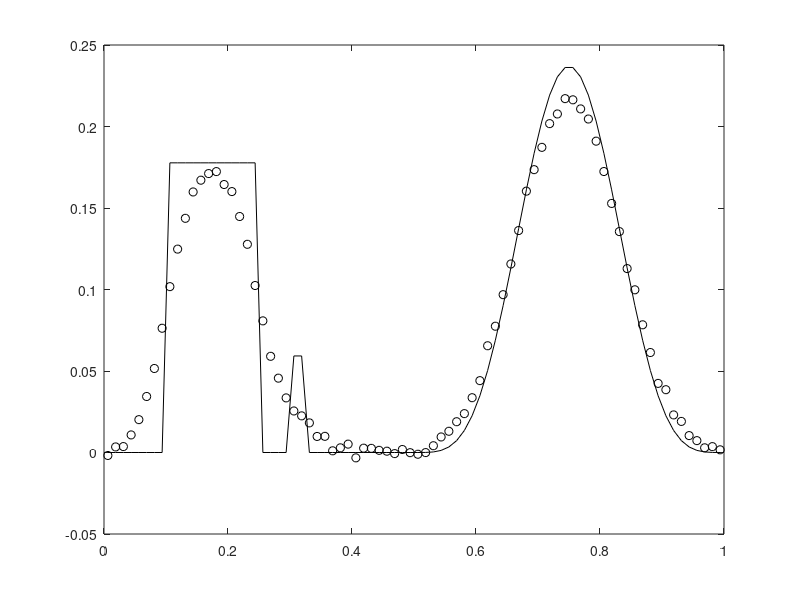
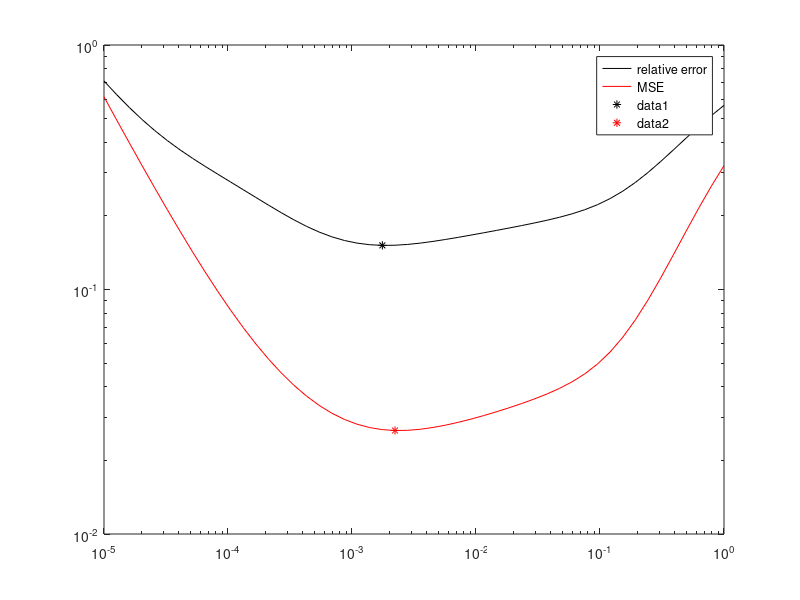
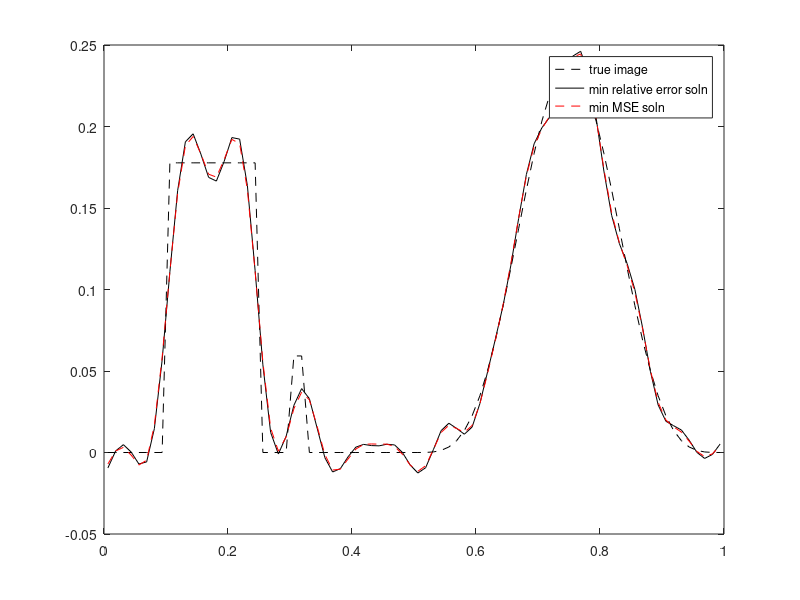

Source code (MATLAB) for these figures, in order:
%  
%  1d image deblurring inverse problem with Dirichlet boundary conditions.
%
clear all, close all
n = 80; %%%input(' No. of grid points = ');
h = 1/n;
t = [h/2:h:1-h/2]';
sig = .05; %%%input(' Kernel width sigma = ');
kernel = (1/sqrt(pi)/sig) * exp(-(t-h/2).^2/sig^2);
A = toeplitz(kernel)*h;

% Set up true solution x_true and data b = A*x_true + error.
x_true = .75*(.1<t&t<.25) + .25*(.3<t&t<.32) + (.5<t&t<1).*sin(2*pi*t).^4;
x_true = x_true/norm(x_true);
Ax = A*x_true;
err_lev = 2; %%%input(' Percent error in data = ');
sigma = err_lev/100 * norm(Ax) / sqrt(n);
rng(0) % Use randn('seed',0) for old version of MATLAB
eta =  sigma * randn(n,1);
b = Ax + eta;
figure(1), 
  plot(t,x_true,'k',t,b,'ko')
  %legend('true image','blurred, noisy data','Location','NorthWest')

% Compute Tikhonov solution
[U,S,V] = svd(A);
dS = diag(S); dS2 = dS.^2; 
Utb = U'*b;
RelEr_fn = @(a) norm(V*((dS./(dS.^2+a)).*(U'*b))-x_true)/norm(x_true);
MSE_fn = @(a) sigma^2*sum((dS./(dS.^2+a)).^2)+sum((a./(dS.^2+a)).^2.*(V'*x_true).^2);
UPRE_fn = @(a) sum((a^2*Utb.^2)./(dS2+a).^2)+2*sigma^2*sum(dS2./(dS2+a));
GCV_fn = @(a) sum((a^2*Utb.^2)./(dS2+a).^2)/(n-sum(dS2./(dS2+a)))^2;
DP_fn = @(a) (sum((a^2*Utb.^2)./(dS2+a).^2)-n*sigma^2)^2;
Lcurve_fn = @(alpha) - curvatureLcurve(alpha,A,U,S,V,b);

% Now compute the various error curves and corresponding optimal
% regularization parameter for each curve.
agrid     = logspace(-5,0);
RelEr_vec = zeros(size(agrid));
MSE_vec   = zeros(size(agrid));
for i=1:length(agrid)
    RelEr_vec(i) = RelEr_fn(agrid(i));
    MSE_vec(i)   = MSE_fn(agrid(i));
end
iRelEr = find(RelEr_vec==min(RelEr_vec));
iMSE   = find(MSE_vec==min(MSE_vec));
figure(2)
  loglog(agrid,RelEr_vec,'k',agrid,MSE_vec,'r')
  legend('relative error','MSE')
  hold on
  loglog(agrid(iRelEr),RelEr_vec(iRelEr),'k*',agrid(iMSE),MSE_vec(iMSE),'r*')
  hold off
figure(3)
  plot(t,x_true,'k--',t,V*((dS./(dS.^2+agrid(iRelEr))).*(U'*b)),'k',t,V*((dS./(dS.^2+agrid(iMSE))).*(U'*b)),'r--')
  legend('true image','min relative error soln','min MSE soln')
